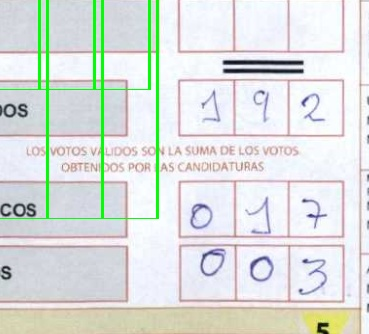
#> input picture testttt.jpg, 369 x 334 px
$ python -i prepro.py   (imports and definitions only)
#> lines starting #> are read from the running program, lines starting #| are printed output that depends on the picture; after the words box and inside, x2 and y2 are one past the last pixel; in counts of white or black regions, pixels touching at a corner belong together
#> further down, picture is the input picture: shape (334, 369, 3); mean B, G, R 222.1, 225.1, 220.8
# AUX FUNCTIONS
import math
import cv2
import numpy as np

from scipy import ndimage
# Some Preprocess
BINARY_THREHOLD = 180

# [6 lines left out: function image_smoothening, not called in this run]

def remove_noise_and_smocoth_numpy(image_np):
    img = image_np.copy()

    img = cv2.cvtColor(image_np, cv2.COLOR_BGR2GRAY)
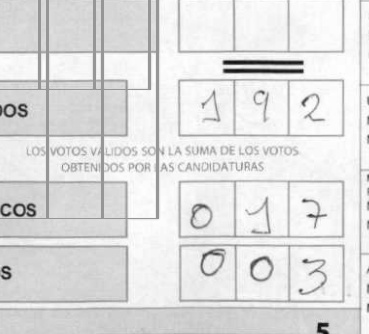
#> img: shape (334, 369); min 13, max 255, mean 223.5

    h,w = img.shape
#> h = 334; w = 369
    #img[img <128] = 0
    img = img[int(w*0.2): int(w*0.9),int(h*0.2): int(h*0.9)]
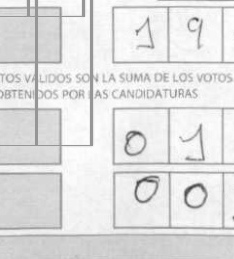
#> img: shape (259, 234); min 67, max 255, mean 224.9

    filtered = cv2.adaptiveThreshold(img.astype(np.uint8),
                                      255,
                                      cv2.ADAPTIVE_THRESH_MEAN_C,cv2.THRESH_BINARY,
                                    11, 4)
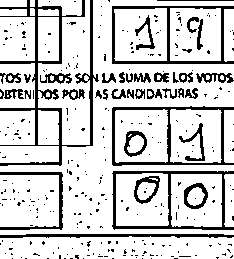
#> filtered: shape (259, 234); 81.2% white; 319 black regions (280 under 20 px), largest, box (x1, y1, x2, y2) and area: (0, 0, 99, 166) 2356, (112, 106, 234, 166) 1158, (112, 171, 234, 230) 1158
    kernel = np.ones((1, 1), np.uint8)
    opening = cv2.morphologyEx(filtered, cv2.MORPH_OPEN, kernel)
    closing = cv2.morphologyEx(opening, cv2.MORPH_CLOSE, kernel)
    #img = image_smoothening(img)
    or_image = cv2.bitwise_or(img, closing)
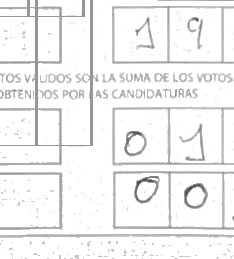
#> or_image: shape (259, 234); min 67, max 255, mean 242

    return or_image

# [37 lines left out: functions remove_red_color_numpy, convert_to_gray, getBestShift, shift, not called in this run]


def remove_noise(img_or):
  img_or = remove_noise_and_smocoth_numpy(img_or)

  #print("img_or shape", img_or.shape)
  img_or = cv2.resize(img_or,(60,60))
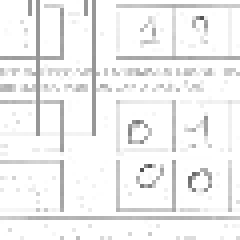
#> img_or: shape (60, 60) (shown 4 times larger); min 80, max 255, mean 241.9
  #print(img.shape)
  o_w, o_h = img_or.shape
#> o_w = 60; o_h = 60
  #print(img.shape)

  img_or = 255.0 - img_or
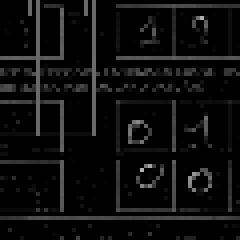
#> img_or: shape (60, 60) float64 (shown 4 times larger); min 0, max 175, mean 13.1

  return img_or

# [103 lines left out: functions remove_color_and_add_filter, create_3dimage, imcrop_tosquare, not called in this run]

>>> import cv2
>>> picture = cv2.imread('../../testttt.jpg')
>>> result = remove_noise(picture)

$ run again, on flip.jpg
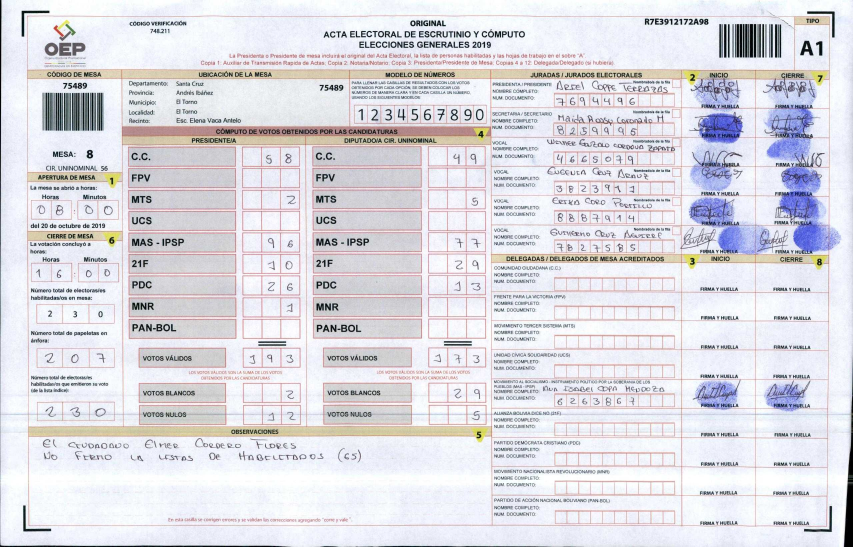
#> input picture flip.jpg, 2559 x 1639 px (shown at 1/3 size)
#> picture is the input picture: shape (1639, 2559, 3); mean B, G, R 226, 219.5, 221
#> in remove_noise_and_smocoth_numpy, `filtered = cv2.adaptiveThreshold(img.astype(np.uint8), 255, cv2.ADAPTI..`:
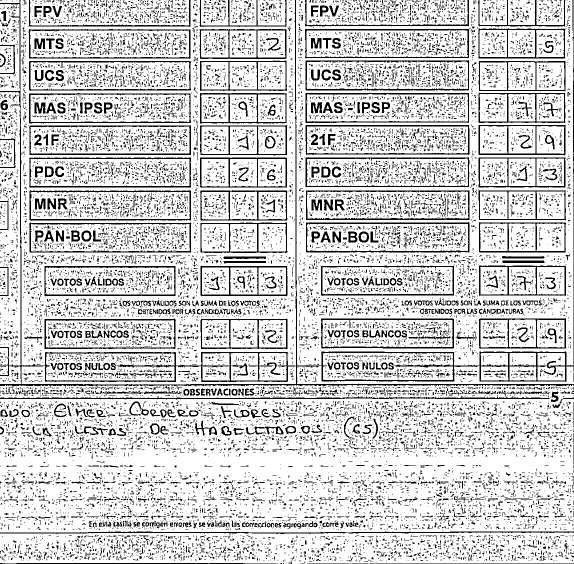
#> filtered: shape (1128, 1148) (shown at 1/2 size); 80.9% white; black in thin lines or dots
#> in remove_noise, `img_or = 255.0 - img_or`:
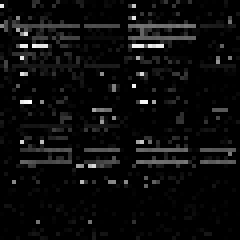
#> img_or: shape (60, 60) float64 (shown 4 times larger); min 0, max 252, mean 12.3
